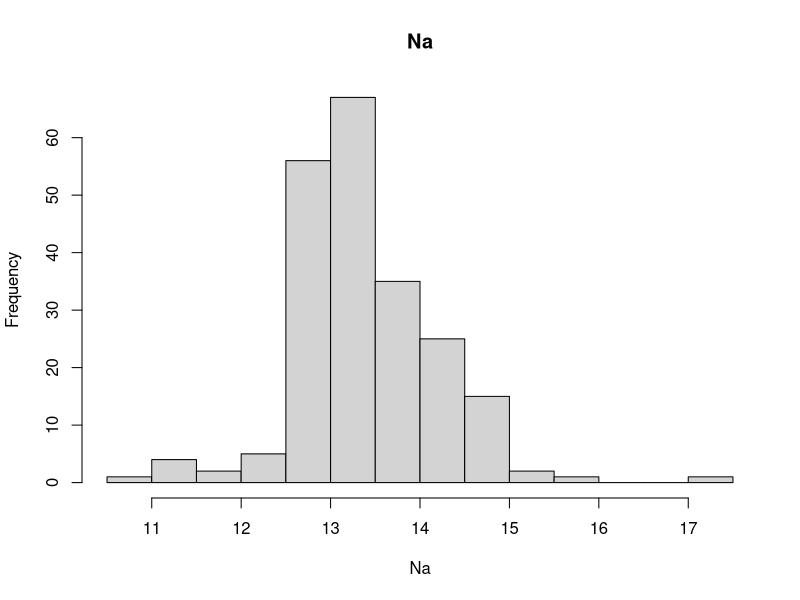
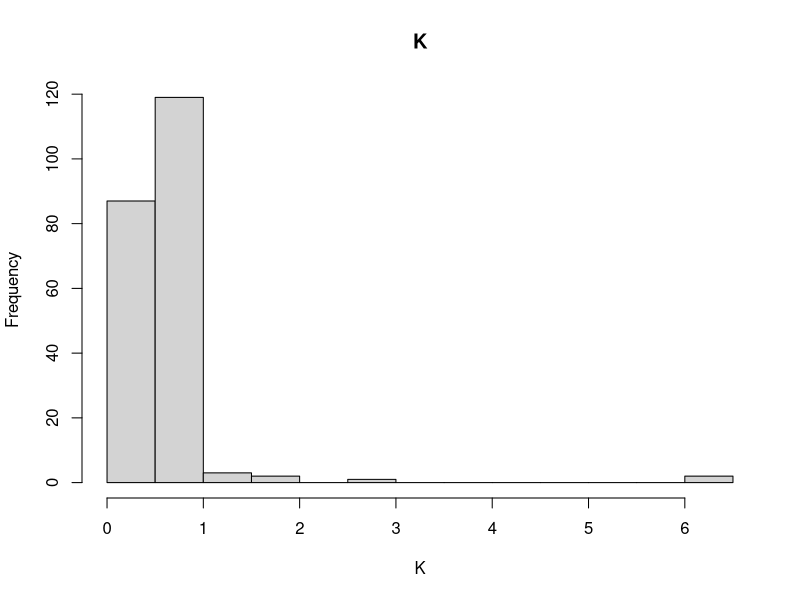
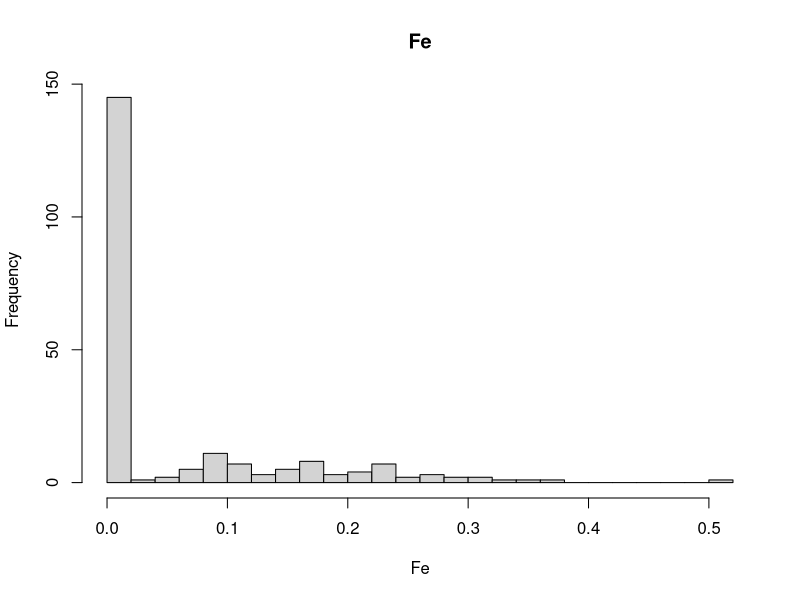
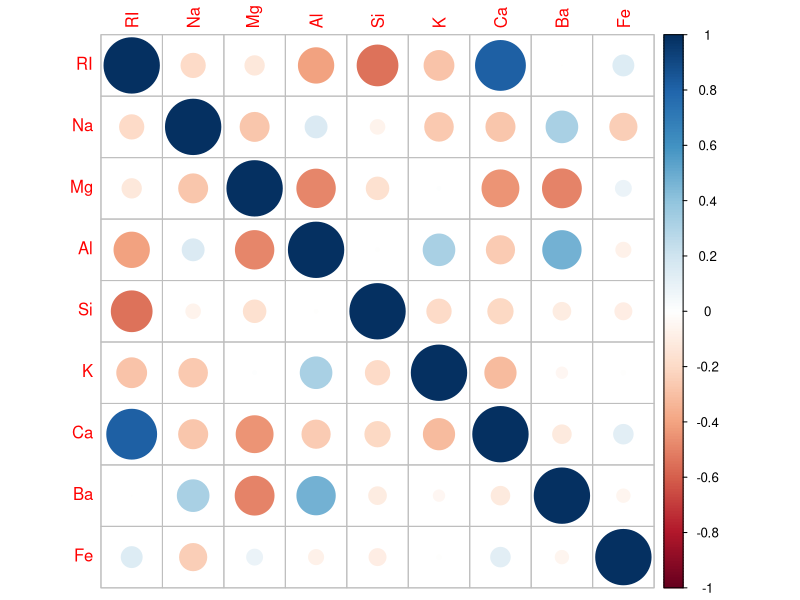
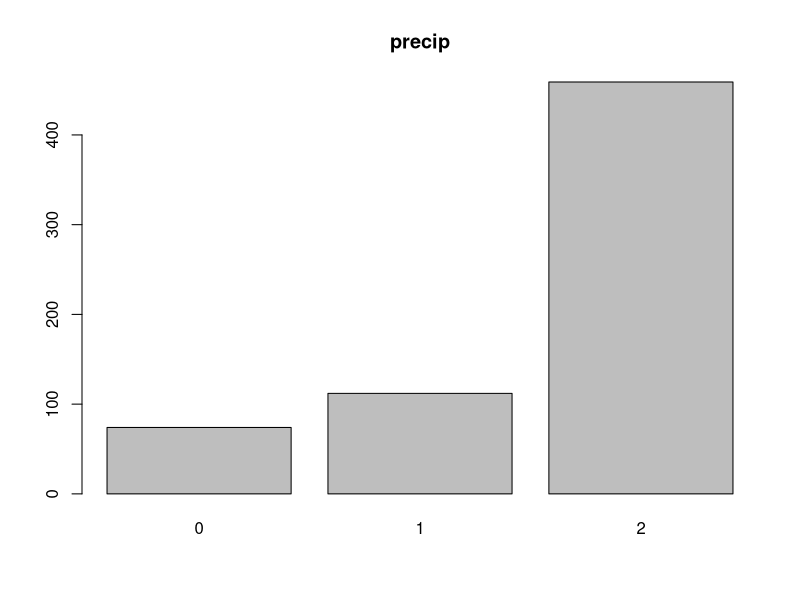
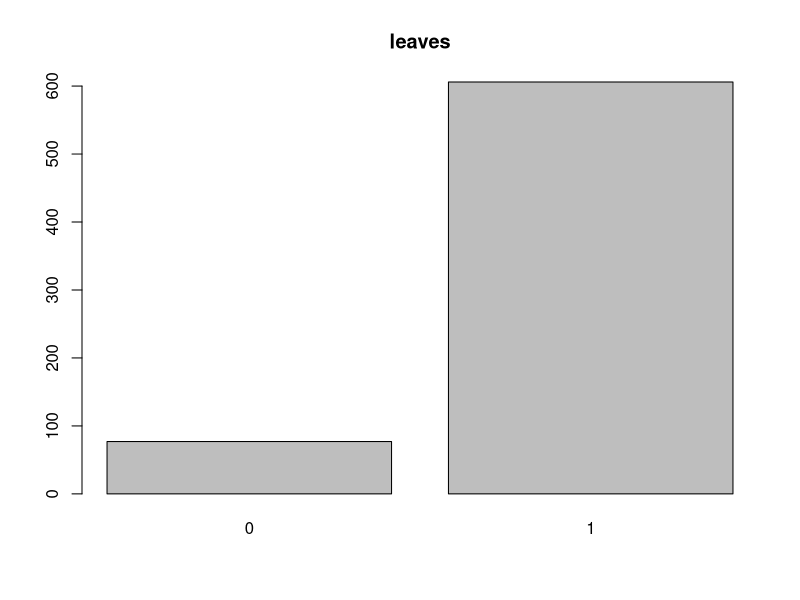
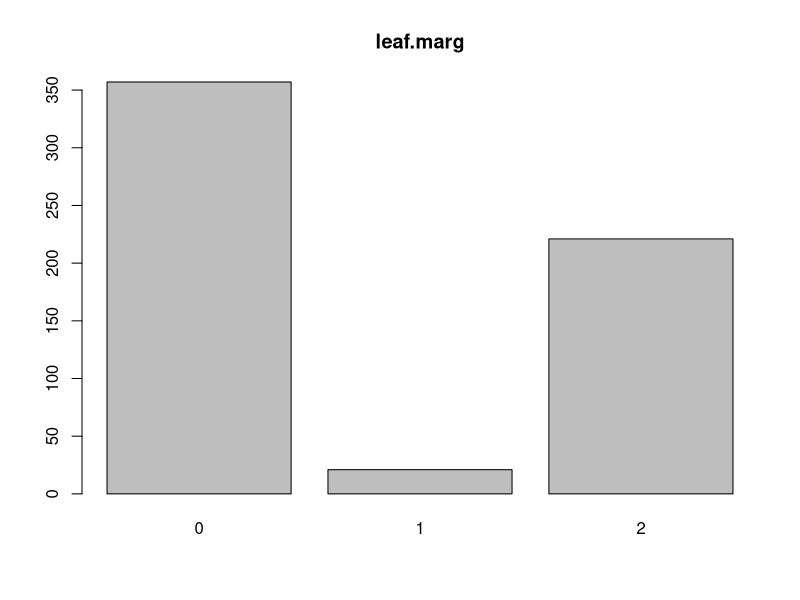
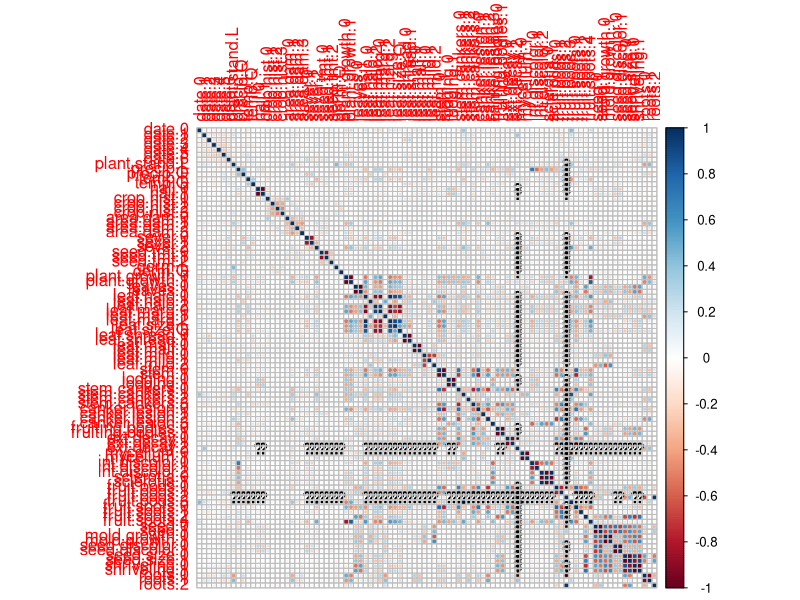

Reproduce these figures in R, in order. (Note: this script raises an error after producing the figures.)
## ---- chunk 1
knitr::opts_chunk$set(echo = TRUE)
## ---- chunk 2
loadPkg <- function(x) {
  if(!require(x, character.only = T)) install.packages(x, dependencies = T, repos = "http://cran.us.r-project.org")
  require(x, character.only = T)
}
## ---- chunk 3
loadPkg("mlbench")
data(Glass)
str(Glass)
## ---- chunk 4
#predictor distributions.  examples.
for(i in c(2, 6, 9)){
  hist(Glass[,i], main = names(Glass)[i], xlab = names(Glass)[i], breaks = 20)
}
## ---- chunk 5
#relationships between predictors
loadPkg("corrplot")
correlations <- cor(Glass[,1:9])
corrplot(correlations)

## ---- chunk 6
loadPkg("mlbench")
data(Soybean)
## ---- chunk 7
#frequency distributions.  examples
for(i in c(4,13,15)){
  plot(Soybean[,i], main = names(Soybean)[i])
}

## ---- chunk 8
#summary.  show missing value counts
summary(Soybean[,2:36])
## ---- chunk 9
#collinearity
loadPkg("caret")
soy_dummy_model <-dummyVars(~., data=Soybean[,2:36])
soy_dummy <-predict(soy_dummy_model, Soybean[,2:36])
soy_dummy<-data.frame(soy_dummy)

#correlation plot
corr_soy<- cor(soy_dummy, use = "pairwise.complete.obs")
corrplot(corr_soy)
  
## ---- chunk 10
loadPkg("dplyr")

#get counts of NAs
df_na <-c()
for(i in 2:36){
  name <- names(Soybean)[i]
  count <-sum(is.na(Soybean[,i]))
  row <-c(name, count)
  df_na <- rbind(df_na, row)
}
df_na <- data.frame(df_na, row.names = NULL, stringsAsFactors = FALSE)
names(df_na)<-c("Variable", "NA_Count")
df_na$NA_Count <- as.integer(df_na$NA_Count)
head(arrange(df_na, desc(NA_Count)), n=10)

#hist
hist(df_na$NA_Count, breaks = 10)

## ---- chunk 11
#get NAs by class
Soybean_NA <-is.na(Soybean)
Soybean_NA[Soybean_NA==TRUE] <-1
Soybean_NA <- data.frame(Soybean_NA)
Soybean_NA$Class <- as.character(Soybean$Class)

#group to get count of NAs per column by class value
Soybean_NA_grouped <- Soybean_NA %>% group_by(Class) %>%
  summarise_all(funs(sum(.)))
Soybean_NA_grouped

## ---- chunk 12
#calculate totals of NAs by class
totals <-rowSums(Soybean_NA_grouped[,2:36])
Soybean_NA_totals <- data.frame(cbind(Soybean_NA_grouped$Class, totals), stringsAsFactors = FALSE)
names(Soybean_NA_totals) <-c("Class","Totals")
Soybean_NA_totals$Totals <- as.integer(Soybean_NA_totals$Totals)
head(arrange(Soybean_NA_totals, desc(Totals)), n=10)

## ---- chunk 13
#counts of rows by class
summary(Soybean$Class)
## ---- chunk 14
#https://cran.r-project.org/web/packages/VIM/VIM.pdf
loadPkg("VIM")

#show incomplete cases
Soybean[which(!complete.cases(Soybean))[0:5],]

#impute
Soybean_impute <- kNN(Soybean,  useImputedDist = FALSE, imp_var = FALSE)
Soybean_impute[which(!complete.cases(Soybean))[0:5],]

## ---- chunk 15
#impute -1
Soybean_impute_Neg1 <- Soybean
Soybean_impute_Neg1 <- data.frame(lapply(Soybean_impute_Neg1, as.character), stringsAsFactors = FALSE)
Soybean_impute_Neg1[is.na(Soybean_impute_Neg1)] <- "-1"

#compare
Soybean_impute_Neg1[which(!complete.cases(Soybean))[0:5],]

